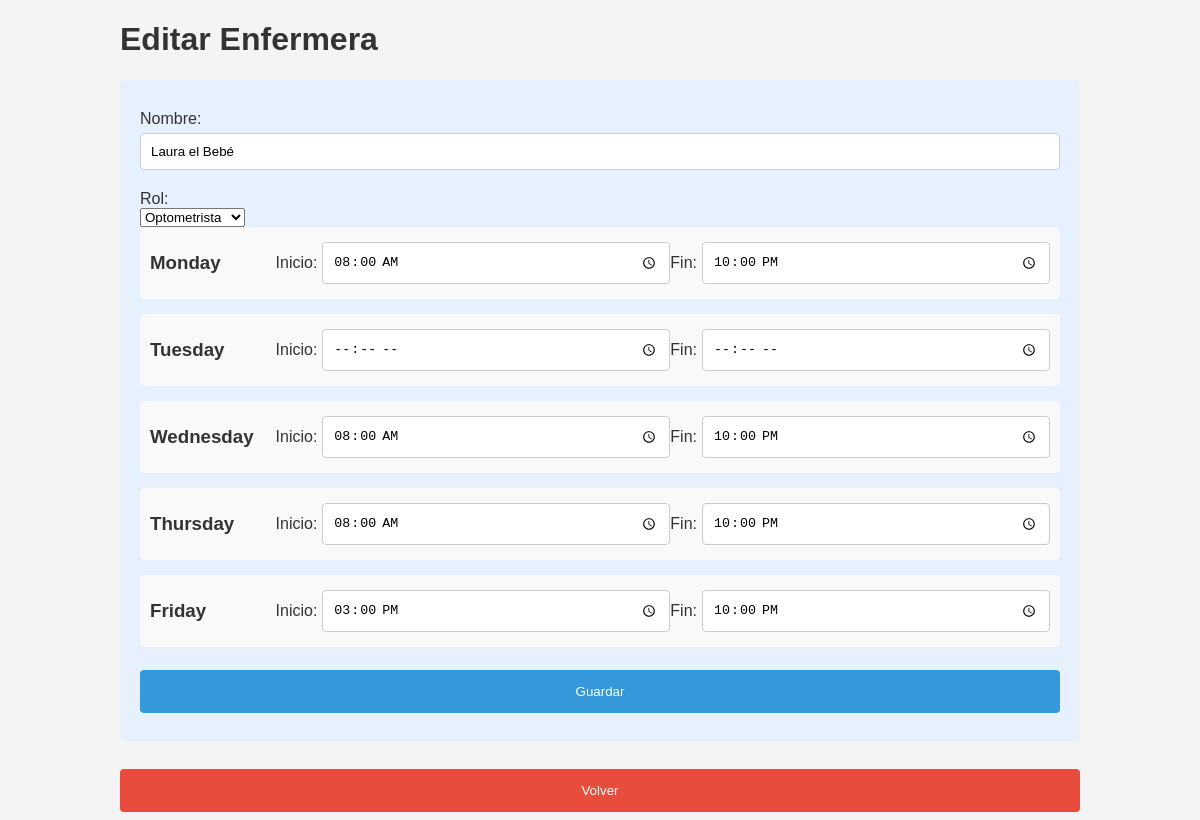
Screenshot of /edit_nurse_form/2 with the database file from the repository.
### models.py (models this page shows)
class Nurse(db.Model):
    id = db.Column(db.Integer, primary_key=True)
    name = db.Column(db.String(50), nullable=False)
    role = db.Column(db.String(50), nullable=False)  # Nuevo campo para roles
    availabilities = db.relationship('Availability', backref='nurse', cascade='all, delete-orphan', lazy=True)

class Availability(db.Model):
    id = db.Column(db.Integer, primary_key=True)
    nurse_id = db.Column(db.Integer, db.ForeignKey('nurse.id'), nullable=False)
    day = db.Column(db.String(50), nullable=False)
    start_time = db.Column(db.String(5), nullable=False)
    end_time = db.Column(db.String(5), nullable=False)

### app.py (the view)
@app.route('/edit_nurse_form/<int:nurse_id>')
def edit_nurse_form(nurse_id):
    nurse = Nurse.query.get(nurse_id)
    return render_template('edit_nurse_form.html', nurse=nurse)

### templates/edit_nurse_form.html (shortened to what this page needs)
<!DOCTYPE html>
<html lang="en">
<head>
    <link rel="stylesheet" href="{{ url_for('static', filename='styles.css') }}">
</head>
<body>
    <div class="container">
        <h1>Editar Enfermera</h1>
        <form action="/edit_nurse/{{ nurse.id }}" method="post">
            <label for="name">Nombre:</label>
            <input type="text" id="name" name="name" value="{{ nurse.name }}" required>
            <label for="role">Rol:</label>
            <select id="role" name="role" required>
                <option value="Optometrista" {% if nurse.role == 'Optometrista' %}selected{% endif %}>Optometrista</option>
            </select>
            {% for day in ['Monday', 'Tuesday', 'Wednesday', 'Thursday', 'Friday'] %}
                <div class="day-group">
                    <h3>{{ day }}</h3>
                    <label for="{{ day.lower() }}_start">Inicio:</label>
                    <input type="time" id="{{ day.lower() }}_start" name="{{ day.lower() }}_start" value="{% for availability in nurse.availabilities if availability.day == day %}{{ availability.start_time }}{% endfor %}">
                    <label for="{{ day.lower() }}_end">Fin:</label>
                    <input type="time" id="{{ day.lower() }}_end" name="{{ day.lower() }}_end" value="{% for availability in nurse.availabilities if availability.day == day %}{{ availability.end_time }}{% endfor %}">
                </div>
            {% endfor %}
            <button type="submit">Guardar</button>
        </form>
        <button class="cancel" onclick="window.location.href='/'">Volver</button>
    </div>
</body>
</html>

### static/styles.css (style rules this page uses)
body { font-family: Arial, sans-serif; background-color: #f4f4f4; margin: 0; padding: 0; }
.container { width: 80%; margin: auto; overflow: hidden; }
h1, h2, h3 { color: #333; }
form { background: #e7f0fd; padding: 20px; margin-bottom: 20px; border-radius: 5px; }
label { display: block; margin-top: 10px; color: #333; }
input[type="text"], input[type="time"] { width: 100%; padding: 10px; margin: 5px 0 10px 0; display: inline-block; border: 1px solid #ccc; border-radius: 4px; box-sizing: border-box; }
button { width: 100%; background-color: #3498db; color: white; padding: 14px 20px; margin: 8px 0; border: none; border-radius: 4px; cursor: pointer; }
button.cancel { background-color: #e74c3c; }

### templates/edit_nurse_form.html (style rules this page uses)
.day-group { background: #f9f9f9; padding: 10px; border-radius: 5px; margin-bottom: 15px; display: flex; align-items: center; justify-content: space-between; }
.day-group h3 { margin: 0; padding-right: 10px; flex: 1; }
.day-group label { margin-top: 0; margin-right: 5px; color: #333; }
.day-group input[type="time"] { width: calc(40% - 12px); margin: 5px 0 5px 0; padding: 10px; display: inline-block; border: 1px solid #ccc; border-radius: 4px; box-sizing: border-box; }

### rows the page displays
Nurse: name "Laura el Bebé", role "Optometrista"
Availability: start_time "08:00", end_time "22:00"
Availability: start_time "08:00", end_time "22:00"
Availability: start_time "08:00", end_time "22:00"
Availability: start_time "15:00", end_time "22:00"

### other values shown
{{ day }} "Monday" "Tuesday" "Wednesday" "Thursday" "Friday"
